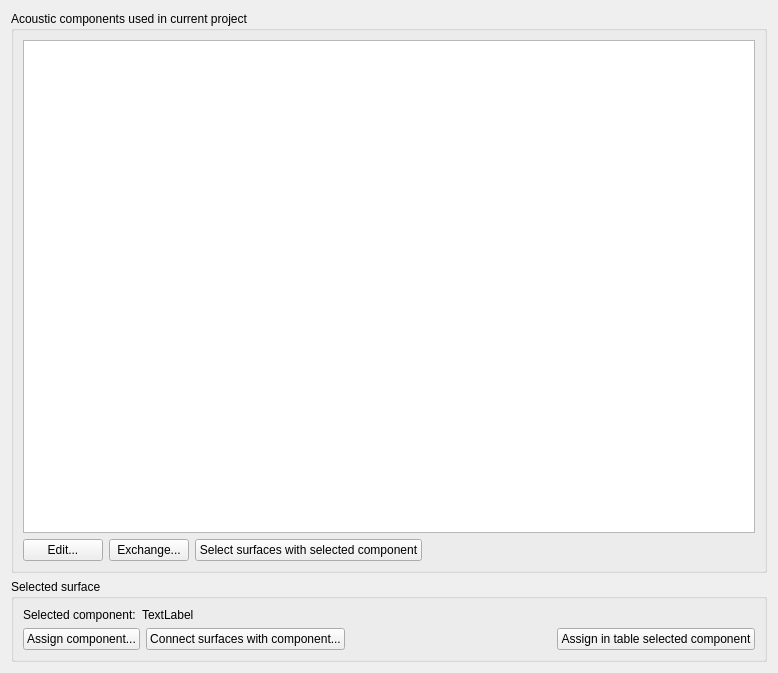
<?xml version="1.0" encoding="UTF-8"?>
<ui version="4.0">
 <class>SVPropBuildingAcousticComponentWidget</class>
 <widget class="QWidget" name="SVPropBuildingAcousticComponentWidget">
  <property name="geometry">
   <rect>
    <x>0</x>
    <y>0</y>
    <width>778</width>
    <height>673</height>
   </rect>
  </property>
  <property name="windowTitle">
   <string>Form</string>
  </property>
  <layout class="QVBoxLayout" name="verticalLayout">
   <item>
    <widget class="QGroupBox" name="groupBox">
     <property name="title">
      <string>Acoustic components used in current project</string>
     </property>
     <layout class="QGridLayout" name="gridLayout_2">
      <item row="1" column="1">
       <widget class="QPushButton" name="pushButtonExchangeAcousticComponents">
        <property name="toolTip">
         <string>Replaces the component association of all objects with the currently selected component.</string>
        </property>
        <property name="text">
         <string>Exchange...</string>
        </property>
       </widget>
      </item>
      <item row="0" column="0" colspan="4">
       <widget class="QTableWidget" name="tableWidgetAcousticComponents"/>
      </item>
      <item row="1" column="3">
       <spacer name="horizontalSpacer_2">
        <property name="orientation">
         <enum>Qt::Horizontal</enum>
        </property>
        <property name="sizeHint" stdset="0">
         <size>
          <width>280</width>
          <height>20</height>
         </size>
        </property>
       </spacer>
      </item>
      <item row="1" column="2">
       <widget class="QPushButton" name="pushButtonSelectObjectsWithAcousticComponent">
        <property name="toolTip">
         <string>Selects all objects/surfaces which are associated with the selected component.</string>
        </property>
        <property name="text">
         <string>Select surfaces with selected component</string>
        </property>
       </widget>
      </item>
      <item row="1" column="0">
       <widget class="QPushButton" name="pushButtonEditAcousticComponents">
        <property name="text">
         <string>Edit...</string>
        </property>
        <property name="iconSize">
         <size>
          <width>24</width>
          <height>24</height>
         </size>
        </property>
       </widget>
      </item>
     </layout>
    </widget>
   </item>
   <item>
    <widget class="QGroupBox" name="groupBoxSelectedComponent">
     <property name="title">
      <string>Selected surface</string>
     </property>
     <layout class="QGridLayout" name="gridLayout_3">
      <item row="0" column="0">
       <widget class="QLabel" name="label">
        <property name="text">
         <string>Selected component:</string>
        </property>
       </widget>
      </item>
      <item row="1" column="0" colspan="2">
       <layout class="QHBoxLayout" name="horizontalLayout">
        <item>
         <widget class="QPushButton" name="pushButtonAssignAcousticComponent">
          <property name="text">
           <string>Assign component...</string>
          </property>
          <property name="iconSize">
           <size>
            <width>24</width>
            <height>24</height>
           </size>
          </property>
         </widget>
        </item>
        <item>
         <widget class="QPushButton" name="pushButtonAssignInsideAcousticComponent">
          <property name="text">
           <string>Connect surfaces with component...</string>
          </property>
         </widget>
        </item>
        <item>
         <spacer name="horizontalSpacer_3">
          <property name="orientation">
           <enum>Qt::Horizontal</enum>
          </property>
          <property name="sizeHint" stdset="0">
           <size>
            <width>558</width>
            <height>20</height>
           </size>
          </property>
         </spacer>
        </item>
        <item>
         <widget class="QPushButton" name="pushButtonAssignAcousticComponentFromTable">
          <property name="toolTip">
           <string>Assign the component selected in the table above to all currently selected surfaces.</string>
          </property>
          <property name="text">
           <string>Assign in table selected component</string>
          </property>
         </widget>
        </item>
       </layout>
      </item>
      <item row="0" column="1">
       <widget class="QLabel" name="labelSelectedComponents">
        <property name="sizePolicy">
         <sizepolicy hsizetype="Expanding" vsizetype="Preferred">
          <horstretch>0</horstretch>
          <verstretch>0</verstretch>
         </sizepolicy>
        </property>
        <property name="text">
         <string>TextLabel</string>
        </property>
       </widget>
      </item>
     </layout>
    </widget>
   </item>
  </layout>
 </widget>
 <resources/>
 <connections/>
</ui>
